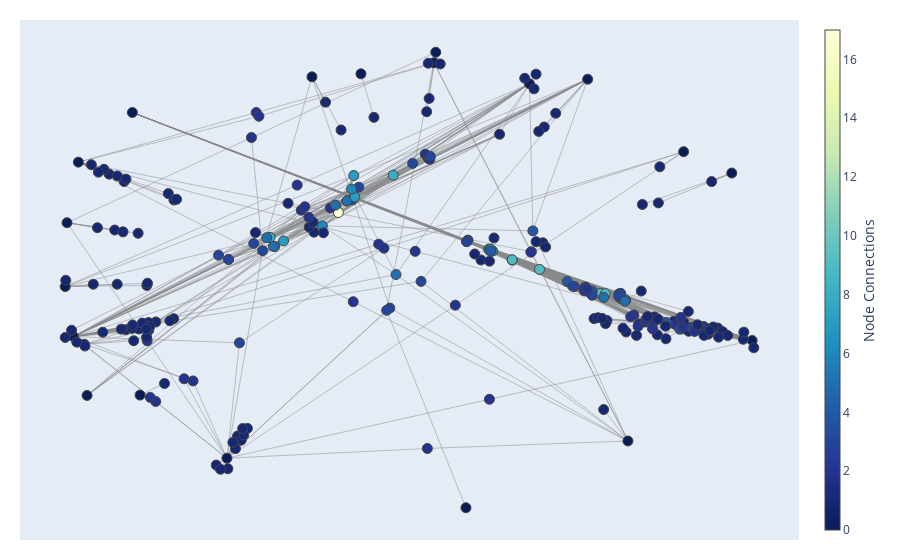

Notebook source saved alongside this figure:
### Markdown cell above
#### Plot the Graph

### Code cell
fig = go.Figure(
    data=[edge_trace, node_trace],
    layout=go.Layout(
        showlegend=False,
        hovermode="closest",
        margin=dict(b=20, l=20, r=20, t=20),
        xaxis=dict(showgrid=False, zeroline=False, showticklabels=False),
        yaxis=dict(showgrid=False, zeroline=False, showticklabels=False),
    ),
)
fig.show()

### Figure 1 — Plotly figure (JSON) as saved in the notebook; plotly's stock layout.template omitted (floating-point values rounded to 4 significant figures; data arrays with more than 128 entries replaced by an {"elided": "..."} marker saying what was removed)
{"data": [{"hoverinfo": "none", "line": {"color": "#888", "width": 0.5}, "mode": "lines", "type": "scatter", "x": {"elided": "1629 float values"}, "y": {"elided": "1629 float values"}}, {"hoverinfo": "text", "marker": {"color": {"elided": "255 int values"}, "colorbar": {"thickness": 15, "title": {"side": "right", "text": "Node Connections"}, "xanchor": "left"}, "colorscale": [[0, "rgb(255,255,217)"], [0.125, "rgb(237,248,177)"], [0.25, "rgb(199,233,180)"], [0.375, "rgb(127,205,187)"], [0.5, "rgb(65,182,196)"], [0.625, "rgb(29,145,192)"], [0.75, "rgb(34,94,168)"], [0.875, "rgb(37,52,148)"], [1, "rgb(8,29,88)"]], "line": {"width": 1}, "reversescale": true, "showscale": true, "size": 10}, "mode": "markers", "text": {"elided": "255 str values"}, "type": "scatter", "x": {"elided": "255 float values"}, "y": {"elided": "255 float values"}}], "layout": {"hovermode": "closest", "margin": {"b": 20, "l": 20, "r": 20, "t": 20}, "showlegend": false, "xaxis": {"showgrid": false, "showticklabels": false, "zeroline": false}, "yaxis": {"showgrid": false, "showticklabels": false, "zeroline": false}}}
